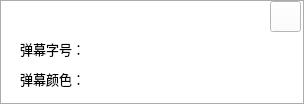
<?xml version="1.0" encoding="UTF-8"?>
<ui version="4.0">
 <class>UIBulletSet</class>
 <widget class="QWidget" name="UIBulletSet">
  <property name="geometry">
   <rect>
    <x>0</x>
    <y>0</y>
    <width>304</width>
    <height>104</height>
   </rect>
  </property>
  <property name="windowTitle">
   <string>UIBulletSet</string>
  </property>
  <property name="styleSheet">
   <string notr="true">background-color: rgb(171, 171, 171);</string>
  </property>
  <widget class="QLabel" name="label">
   <property name="geometry">
    <rect>
     <x>1</x>
     <y>1</y>
     <width>302</width>
     <height>102</height>
    </rect>
   </property>
   <property name="styleSheet">
    <string notr="true">background-color: rgb(255, 255, 255);</string>
   </property>
   <property name="text">
    <string/>
   </property>
  </widget>
  <widget class="QLabel" name="label_2">
   <property name="geometry">
    <rect>
     <x>20</x>
     <y>38</y>
     <width>71</width>
     <height>21</height>
    </rect>
   </property>
   <property name="font">
    <font>
     <family>微软雅黑</family>
     <pointsize>10</pointsize>
    </font>
   </property>
   <property name="styleSheet">
    <string notr="true">background-color: rgb(255, 255, 255);</string>
   </property>
   <property name="text">
    <string>弹幕字号：</string>
   </property>
  </widget>
  <widget class="QLabel" name="label_3">
   <property name="geometry">
    <rect>
     <x>20</x>
     <y>68</y>
     <width>71</width>
     <height>21</height>
    </rect>
   </property>
   <property name="font">
    <font>
     <family>微软雅黑</family>
     <pointsize>10</pointsize>
    </font>
   </property>
   <property name="styleSheet">
    <string notr="true">background-color: rgb(255, 255, 255);</string>
   </property>
   <property name="text">
    <string>弹幕颜色：</string>
   </property>
  </widget>
  <widget class="QPushButton" name="font1_pushButton">
   <property name="geometry">
    <rect>
     <x>95</x>
     <y>40</y>
     <width>46</width>
     <height>18</height>
    </rect>
   </property>
   <property name="cursor">
    <cursorShape>PointingHandCursor</cursorShape>
   </property>
   <property name="text">
    <string/>
   </property>
   <property name="flat">
    <bool>true</bool>
   </property>
  </widget>
  <widget class="QPushButton" name="font2_pushButton">
   <property name="geometry">
    <rect>
     <x>147</x>
     <y>40</y>
     <width>46</width>
     <height>18</height>
    </rect>
   </property>
   <property name="cursor">
    <cursorShape>PointingHandCursor</cursorShape>
   </property>
   <property name="text">
    <string/>
   </property>
   <property name="flat">
    <bool>true</bool>
   </property>
  </widget>
  <widget class="QPushButton" name="font3_pushButton">
   <property name="geometry">
    <rect>
     <x>198</x>
     <y>40</y>
     <width>46</width>
     <height>18</height>
    </rect>
   </property>
   <property name="cursor">
    <cursorShape>PointingHandCursor</cursorShape>
   </property>
   <property name="text">
    <string/>
   </property>
   <property name="flat">
    <bool>true</bool>
   </property>
  </widget>
  <widget class="QPushButton" name="font4_pushButton">
   <property name="geometry">
    <rect>
     <x>249</x>
     <y>40</y>
     <width>46</width>
     <height>18</height>
    </rect>
   </property>
   <property name="cursor">
    <cursorShape>PointingHandCursor</cursorShape>
   </property>
   <property name="text">
    <string/>
   </property>
   <property name="flat">
    <bool>true</bool>
   </property>
  </widget>
  <widget class="QPushButton" name="color1_pushButton">
   <property name="geometry">
    <rect>
     <x>95</x>
     <y>70</y>
     <width>46</width>
     <height>18</height>
    </rect>
   </property>
   <property name="cursor">
    <cursorShape>PointingHandCursor</cursorShape>
   </property>
   <property name="text">
    <string/>
   </property>
   <property name="flat">
    <bool>true</bool>
   </property>
  </widget>
  <widget class="QPushButton" name="color2_pushButton">
   <property name="geometry">
    <rect>
     <x>147</x>
     <y>70</y>
     <width>46</width>
     <height>18</height>
    </rect>
   </property>
   <property name="cursor">
    <cursorShape>PointingHandCursor</cursorShape>
   </property>
   <property name="text">
    <string/>
   </property>
   <property name="flat">
    <bool>true</bool>
   </property>
  </widget>
  <widget class="QPushButton" name="color3_pushButton">
   <property name="geometry">
    <rect>
     <x>198</x>
     <y>70</y>
     <width>46</width>
     <height>18</height>
    </rect>
   </property>
   <property name="cursor">
    <cursorShape>PointingHandCursor</cursorShape>
   </property>
   <property name="text">
    <string/>
   </property>
   <property name="flat">
    <bool>true</bool>
   </property>
  </widget>
  <widget class="QPushButton" name="color4_pushButton">
   <property name="geometry">
    <rect>
     <x>249</x>
     <y>70</y>
     <width>46</width>
     <height>18</height>
    </rect>
   </property>
   <property name="cursor">
    <cursorShape>PointingHandCursor</cursorShape>
   </property>
   <property name="text">
    <string/>
   </property>
   <property name="flat">
    <bool>true</bool>
   </property>
  </widget>
  <widget class="QPushButton" name="close_pushButton">
   <property name="geometry">
    <rect>
     <x>270</x>
     <y>1</y>
     <width>31</width>
     <height>31</height>
    </rect>
   </property>
   <property name="cursor">
    <cursorShape>PointingHandCursor</cursorShape>
   </property>
   <property name="styleSheet">
    <string notr="true">border-image: url(:/LoginWindow/images/close.png);
background-color: rgb(255, 255, 255);</string>
   </property>
   <property name="text">
    <string/>
   </property>
  </widget>
 </widget>
 <layoutdefault spacing="6" margin="11"/>
 <resources/>
 <connections/>
</ui>
